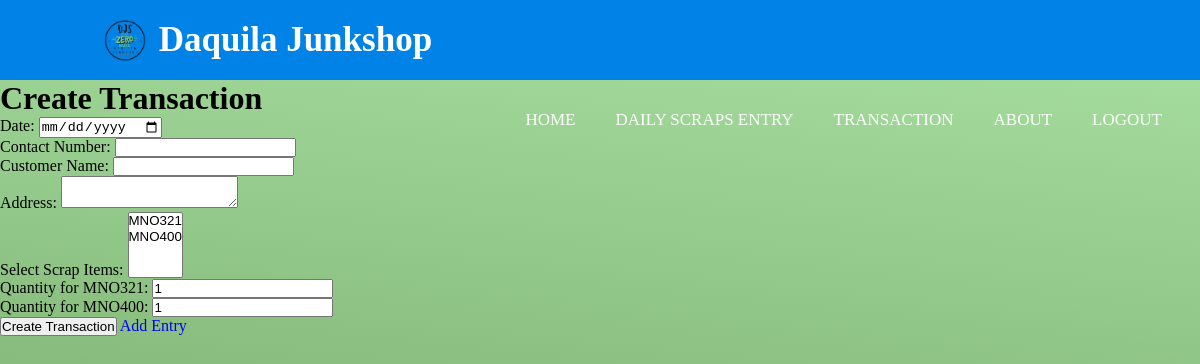
/create_transaction/ (signed in), run on the app's committed database.
### app1/models.py (models this page shows, shortened)
class ScrapItem(models.Model):
    RFID = models.CharField(max_length=100, unique=True)
    weight = models.DecimalField(max_digits=10, decimal_places=2)
    scrap_type = models.ForeignKey(ScrapType, on_delete=models.CASCADE)

### app1/views.py (the view)
# urls.py: path('create_transaction/', views.create_transaction, name='create_transaction'),
@login_required(login_url='login')
def create_transaction(request):
    if request.method == 'POST':
        date = request.POST.get('date')
        staff_responsible = request.user  # Set the "Staff Responsible" to the current user
        contact_number = request.POST.get('contact_number')
        customer = Customer.objects.filter(contact_number=contact_number).first()
        if not customer:
            customer_name = request.POST.get('customer_name')
            address = request.POST.get('address')
            customer = Customer.objects.create(name=customer_name, contact_number=contact_number, address=address)
        daily_scrap_entry = DailyScrapEntry.objects.create(date=date, customer=customer, staff_responsible=staff_responsible)
        transaction = Transaction.objects.create(
            date=date,
            customer=customer,
            staff_responsible=staff_responsible
        )
        scrap_items = request.POST.getlist('scraps')
        for scrap_item_id in scrap_items:
            scrap_item = ScrapItem.objects.get(id=scrap_item_id)
            quantity = int(request.POST.get(f'quantity_{scrap_item_id}', 1))
            transaction_detail = TransactionDetail.objects.create(
                transaction=transaction,
                scrap_item=scrap_item,
                quantity=quantity
            )
            ScrapEntryDetail.objects.create(
                daily_scrap_entry=daily_scrap_entry,
                scrap_item=scrap_item,
                quantity=quantity
            )
        return redirect('transaction_list')
    else:
        staff = User.objects.filter(userprofile__user_type='staff')
        scraps = ScrapItem.objects.all()
        return render(request, 'create_transaction.html', {'staff': staff, 'scraps': scraps})

### app1/templates/create_transaction.html (shortened to what this page needs)
{% extends "base.html" %}
{% block content %}
{% load static %}
<h1>Create Transaction</h1>
<form method="post">
  <label for="date">Date:</label>
  <input type="date" name="date" id="date" required>
  <br>
  <label for="contact_number">Contact Number:</label>
  <input type="text" name="contact_number" id="contact_number" required>
  <br>
  <label for="customer_name">Customer Name:</label>
  <input type="text" name="customer_name" id="customer_name">
  <br>
  <label for="address">Address:</label>
  <textarea name="address" id="address"></textarea>
  <br>
  <label for="scraps">Select Scrap Items:</label>
  <select name="scraps" multiple>
    {% for scrap_item in scraps %}
      <option value="{{ scrap_item.id }}">{{ scrap_item.RFID }}</option>
    {% endfor %}
  </select>
  <br>
  {% for scrap_item in scraps %}
    <label for="quantity_{{ scrap_item.id }}">Quantity for {{ scrap_item.RFID }}:</label>
    <input type="number" name="quantity_{{ scrap_item.id }}" id="quantity_{{ scrap_item.id }}" value="1" min="1">
    <br>
  {% endfor %}
  <button type="submit">Create Transaction</button>
    <a href="{% url 'add_daily_scrap_entry' %}" class="add_entry">Add Entry</a>
</form>
{% endblock content %}

### static/navbar.css (style rules this page uses)
* { padding: 0; margin: 0; text-decoration: none; list-style: none; box-sizing: border-box; }
body { font-family: montserrat; height: 100vh; margin: 0; padding: 0; background: rgb(105,153,92); background: linear-gradient(6deg, rgba(105,153,92,1) 0%, rgba(169,226,162,1) 100%); }

### data on the page
ScrapItem: {{ scrap_item.id }} 10 (drawn), RFID "MNO321"
ScrapItem: {{ scrap_item.id }} 11 (drawn), RFID "MNO400"
